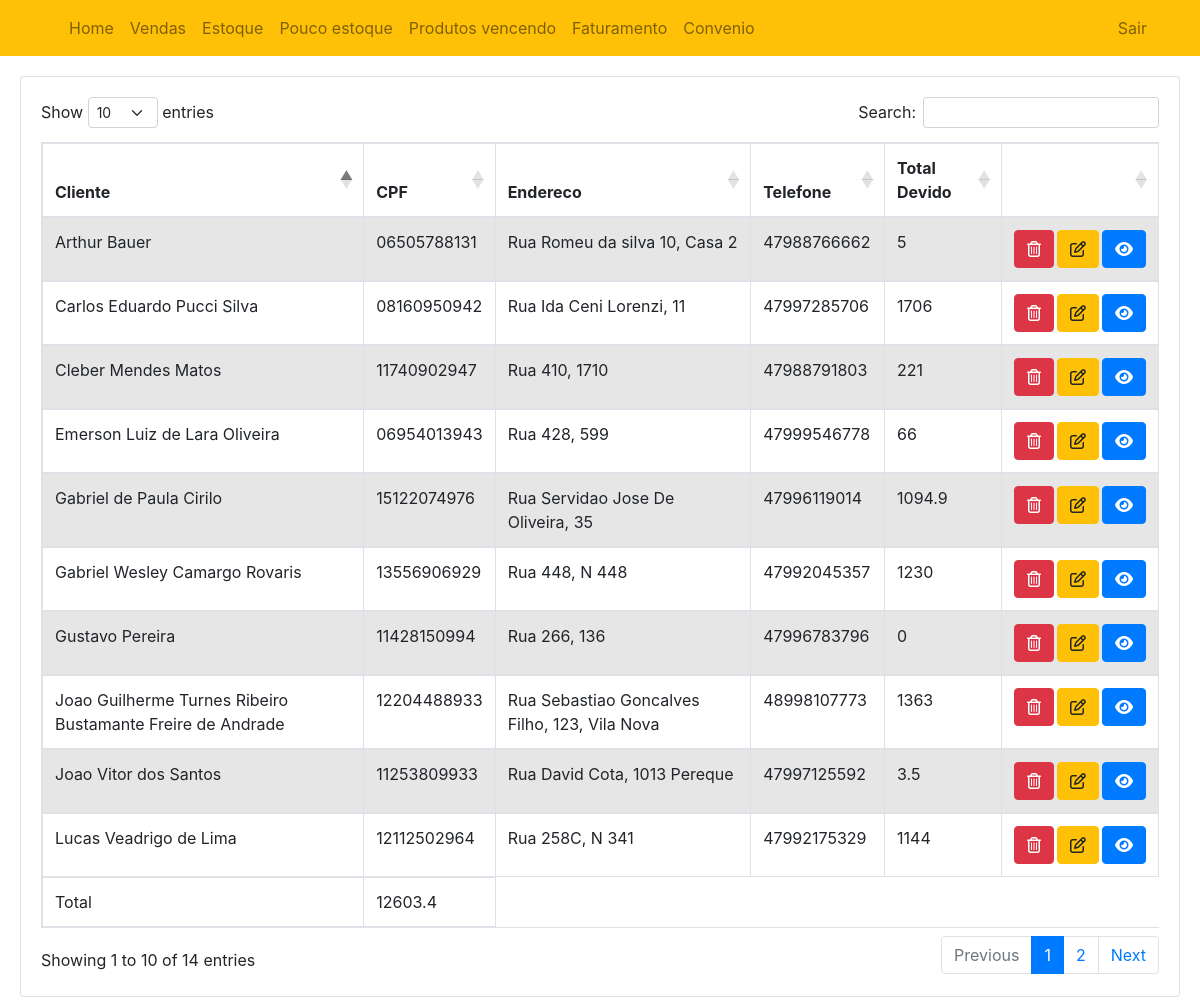
Page /convenio.php on the committed database.
### tables this page shows
CREATE TABLE `convenio` (
  `id` int(11) NOT NULL,
  `nome` varchar(255) NOT NULL,
  `cpf` varchar(14) NOT NULL,
  `endereco` varchar(255) NOT NULL,
  `telefone` varchar(20) NOT NULL,
  `total_devido` varchar(100) DEFAULT NULL
);

### convenio.php (the view, shortened to what this page needs)
<?php
$conexao = conexao::getInstance();
$sql = 'SELECT * FROM convenio';
$stm = $conexao->prepare($sql);
$stm->execute();
$items = $stm->fetchAll(PDO::FETCH_OBJ);
$sql = 'SELECT sum(total_devido) as total FROM convenio';
$stm = $conexao->prepare($sql);
$stm->execute();
$valorTOTAL = $stm->fetch(PDO::FETCH_ASSOC);
?>
<!DOCTYPE html>
<html lang="en">
<head>
    <link href="https://cdn.jsdelivr.net/npm/bootstrap@5.2.3/dist/css/bootstrap.min.css" rel="stylesheet"
>
    <link rel="stylesheet" href="https://cdn.datatables.net/1.13.1/css/dataTables.bootstrap5.min.css">
</head>
<body>
    <?php require('navbar.php') ?>
    <div class="card" style="margin: 20px;">
        <div class="card-body">
            <div class="table-responsive">
                <table id="example" class="table table-striped table-bordered second" style="width: 100%;">
                    <thead>
                        <tr>
                            <th>Cliente</th>
                            <th>CPF</th>
                            <th>Endereco</th>
                            <th>Telefone</th>
                            <th>Total Devido</th>
                            <th></th>
                        </tr>
                    </thead>
                    <tbody>
                        <?php foreach ($items as $item): ?>
                            <tr>
                                <td>
                                    <?= $item->nome ?>
                                </td>
                                <td>
                                    <?= $item->cpf ?>
                                </td>
                                <td>
                                    <?= $item->endereco ?>
                                </td>
                                <td>
                                    <?= $item->telefone ?>
                                </td>
                                <td class="money">
                                    <?= $item->total_devido ?>
                                </td>
                                <td style="width: 10%;">
                                    <div style="display: flex; align-items: center; justify-content: center; gap: 3px;">
                                        <a href="action_estoque.php?id1=<?= $item->id ?>&acao1=excluir"
                                            onclick="return Swal.fire('Despesa deletada com sucesso!','Clique no botão abaixo','success')"
                                            class="btn btn-rounded btn-danger btn-xs" data-toggle="tooltip"
                                            title="Excluir"><i class="fa-regular fa-trash-can"></i></a>
                                        <a href="edit_estoque.php?id=<?= $item->id ?>"
                                            class="editar btn btn-rounded btn-warning btn-xs" data-toggle="tooltip"
                                            title="Editar"><i class="fa-regular fa-pen-to-square"></i></i></a>
                                        <button class="btn btn-primary verVendas" data-bs-toggle="modal"
                                            data-bs-target="#modalVendas" data-bs-id="<?= $item->id ?>"><i
                                                class="fa-solid fa-eye"></i></button>
                                    </div>
                                </td>
                            </tr>
                        <?php endforeach; ?>
                    <tfoot>
                        <tr>
                            <td>Total</td>
                            <td>
                                <span class="money">
                                    <?= $valorTOTAL['total'] ?>
                                </span>
                            </td>
                        </tr>
                    </tfoot>
                    </tbody>
                </table>
            </div>
        </div>
    </div>
</body>
</html>

### navbar.php (shortened to what this page needs)
<!DOCTYPE html>
<html lang="en">
<head>
  <link rel="stylesheet" href="https://stackpath.bootstrapcdn.com/bootstrap/4.3.1/css/bootstrap.min.css"
>
</head>
<body>
  <nav class="navbar navbar-expand-lg navbar-light bg-warning">
    <div class="container">
      <div class="collapse navbar-collapse" id="navbarSupportedContent">
        <ul class="navbar-nav mr-auto">
          <li class="nav-item">
            <a class="nav-link" href="home.php">Home <span class="sr-only">(current)</span></a>
          </li>
          <li class="nav-item">
            <a class="nav-link" href="vendas.php">Vendas</a>
          </li>
          <li class="nav-item">
            <a class="nav-link" href="estoque.php">Estoque</a>
          </li>
          <li class="nav-item">
            <a class="nav-link" href="estoque-vazio.php">Pouco estoque</a>
          </li>
          <li class="nav-item">
            <a class="nav-link" href="data-validade.php">Produtos vencendo</a>
          </li>
          <li class="nav-item">
            <a class="nav-link" href="faturamento.php">Faturamento</a>
          </li>
          <li class="nav-item">
            <a class="nav-link" href="convenio.php">Convenio</a>
          </li>
        </ul>
        <ul class="navbar-nav">
          <li class="nav-item">
            <a class="nav-link" href="index.php">Sair</a>
          </li>
        </ul>
      </div>
    </div>
  </nav>
</body>

### rows in the picture
convenio: nome "Joao Vitor dos Santos", cpf "11253809933", endereco "Rua David Cota, 1013 Pereque", telefone "47997125592", total_devido "3.5"
convenio: nome "Gustavo Pereira", cpf "11428150994", endereco "Rua 266, 136", telefone "47996783796", total_devido "0"
convenio: nome "Gabriel de Paula Cirilo", cpf "15122074976", endereco "Rua Servidao Jose De Oliveira, 35", telefone "47996119014", total_devido "1094.9"
convenio: nome "Carlos Eduardo Pucci Silva", cpf "08160950942", endereco "Rua Ida Ceni Lorenzi, 11", telefone "47997285706", total_devido "1706"
convenio: nome "Arthur Bauer", cpf "06505788131", endereco "Rua Romeu da silva 10, Casa 2", telefone "47988766662", total_devido "5"
convenio: nome "Cleber Mendes Matos", cpf "11740902947", endereco "Rua 410, 1710", telefone "47988791803", total_devido "221"
convenio: nome "Emerson Luiz de Lara Oliveira", cpf "06954013943", endereco "Rua 428, 599", telefone "47999546778", total_devido "66"
convenio: nome "Gabriel Wesley Camargo Rovaris", cpf "13556906929", endereco "Rua 448, N 448", telefone "47992045357", total_devido "1230"
convenio: nome "Joao Guilherme Turnes Ribeiro Bustamante Freire de Andrade", cpf "12204488933", endereco "Rua Sebastiao Goncalves Filho, 123, Vila Nova", telefone "48998107773", total_devido "1363"
convenio: nome "Lucas Veadrigo de Lima", cpf "12112502964", endereco "Rua 258C, N 341", telefone "47992175329", total_devido "1144"

### other values in the picture
$valorTOTAL['total'] "12603.4"
